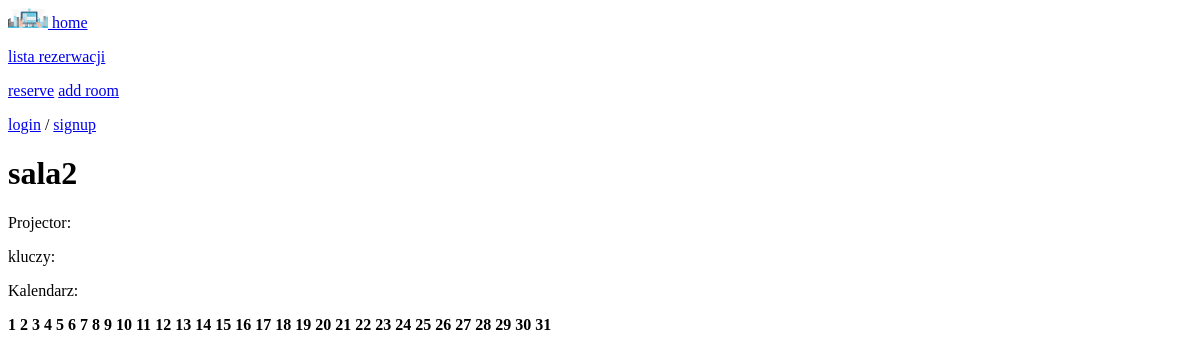
The page /roomview/2 on the database as committed earlier.
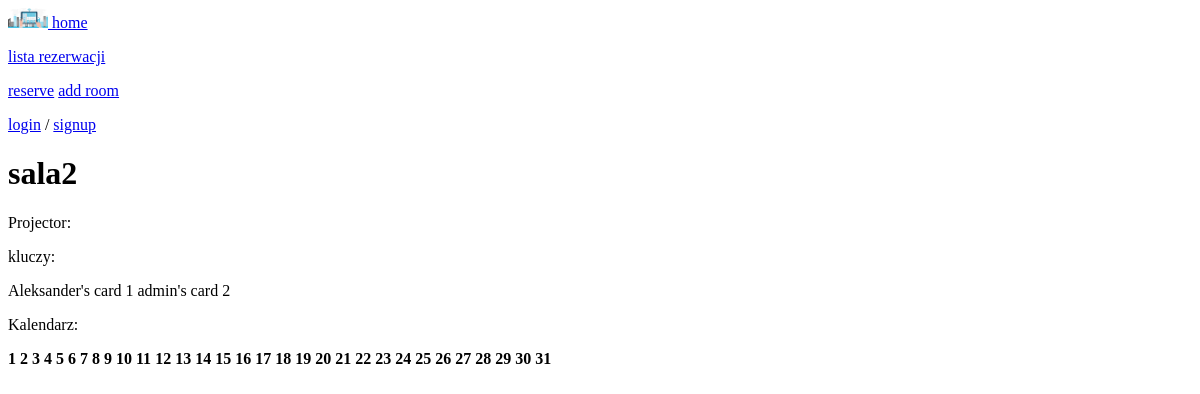
The same page on the database as committed later.
### buildingmanagement/models.py (models this page shows)
class Accesscard(models.Model):
    owner = models.ForeignKey(
        settings.AUTH_USER_MODEL,
        on_delete=models.CASCADE
    )
    room = models.ManyToManyField(Room, related_name="accesscards")
    def __str__(self):
        return f"{self.owner}'s card {self.id}"

### buildingmanagement/views.py (the view)
# urls.py: path('roomview/<int:room_id>',views.roomview,name="roomview"),
def roomview(request, room_id):
    room=get_object_or_404(Room, id=room_id)
    reserved_days=room.get_reserved_days(month=5)
    accesscards=room.get_accesscards()
    return render(request, "buildingmanagement/roomview.html",
                    {
                       "room": room,
                       'reserved_days':reserved_days,
                       'days_in_month': range(1, 32),
                        'accesscards':accesscards
                    }
                  )

### buildingmanagement/models.py (called while the page is built)
    def get_accesscards(self):
        return Accesscard.objects.filter(room=self)

    def get_reserved_days(self,month):
        return Reservation.objects.filter(room=self).\
            filter(date__month=month).values_list('date__day', flat=True)

### buildingmanagement/templates/buildingmanagement/roomview.html (shortened to what this page needs)
{% extends "buildingmanagement/base.html" %}
{% block content %}
 <body>
 <h1> {{room.name}} </h1>
<a>Projector:</a>
 <p>
  <a> kluczy:</a>
 </p>
 {% if accesscards %}
 {% for i in accesscards %}
 <l1> {{i}} </l1>
 {% endfor%}
 {% endif%}
<p>
 <a>Kalendarz:</a>
 <p>
    {% for day in days_in_month %}
        {% if day not in reserved_days %}
            <b>{{ day }}</b>
        {% else %}
            {{ day }}
        {% endif %}
    {% endfor %}
</p>
 </body>
{% endblock %}

Rows that differ between the two databases and show on the page:
added Accesscard: owner+id "Aleksander's card 1"
added Accesscard: owner+id "admin's card 2"
